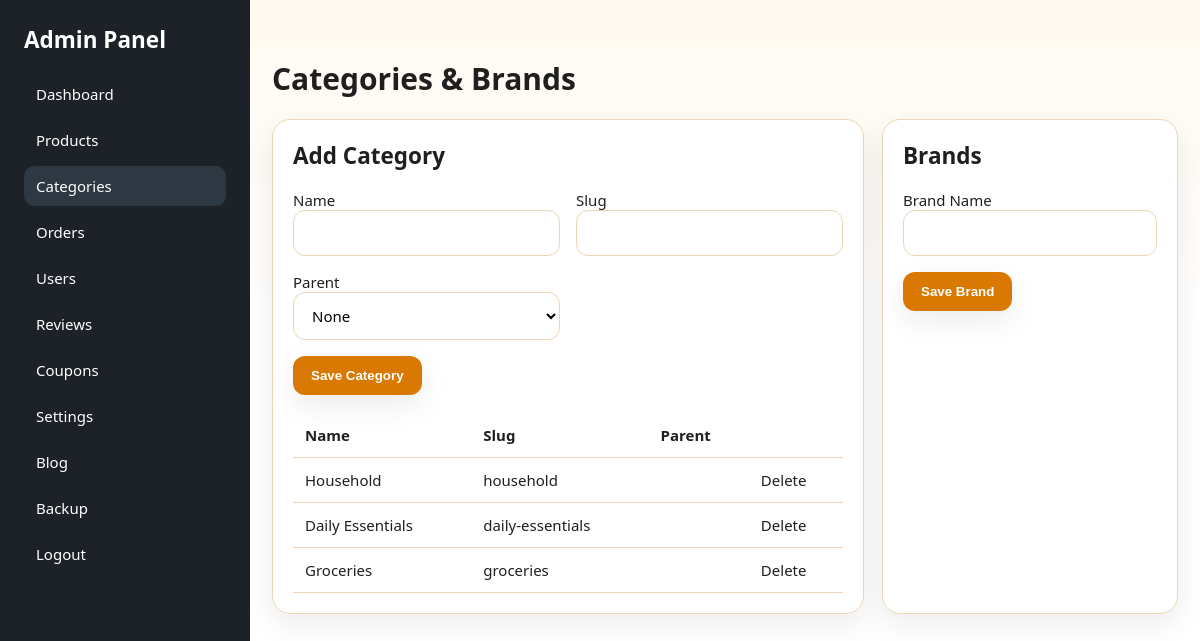
Screenshot of /admin/categories.php (signed in) with the database file from the repository.
### tables this page shows
CREATE TABLE IF NOT EXISTS categories (
    id INT AUTO_INCREMENT PRIMARY KEY,
    name VARCHAR(120) NOT NULL,
    slug VARCHAR(160) NOT NULL UNIQUE,
    parent_id INT NULL,
    created_at DATETIME NOT NULL DEFAULT CURRENT_TIMESTAMP
);

### includes/functions.php (called while the page is built, shortened)
<?php
function app_config(): array
{
    static $config;
    if ($config === null) {
        $configFile = __DIR__ . '/config.php';
        $config = require $configFile;
    }
    return $config;
}
function db(): PDO
{
    static $pdo;
    if ($pdo instanceof PDO) {
        return $pdo;
    }
    $config = app_config()['db'];
    $dsn = sprintf(
        'mysql:host=%s;port=%s;dbname=%s;charset=%s',
        $config['host'],
        $config['port'],
        $config['database'],
        $config['charset']
    );
    $pdo = new PDO($dsn, $config['username'], $config['password'], [
        PDO::ATTR_ERRMODE => PDO::ERRMODE_EXCEPTION,
        PDO::ATTR_DEFAULT_FETCH_MODE => PDO::FETCH_ASSOC,
        PDO::ATTR_EMULATE_PREPARES => false,
    ]);
    return $pdo;
}
function e(?string $value): string
{
    return htmlspecialchars((string) $value, ENT_QUOTES, 'UTF-8');
}

### admin/categories.php (the view, shortened to what this page needs)
<?php
require_once __DIR__ . '/common.php';
$categories = db()->query('SELECT c.*, p.name AS parent_name FROM categories c LEFT JOIN categories p ON p.id = c.parent_id ORDER BY c.id DESC')->fetchAll();
?>
<h1 style="margin-top:0">Categories & Brands</h1>
<div class="split">
    <section class="admin-card" style="padding:20px">
        <h2 style="margin-top:0">Add Category</h2>
        <form method="post"><div class="form-grid"><div><label>Name</label><input class="form-control" name="name" required></div><div><label>Slug</label><input class="form-control" name="slug"></div><div><label>Parent</label><select name="parent_id"><option value="">None</option></select></div></div><button class="btn" style="margin-top:16px" type="submit">Save Category</button></form>
        <table class="table" style="margin-top:18px"><tr><th>Name</th><th>Slug</th><th>Parent</th><th></th></tr><?php foreach ($categories as $category): ?><tr><td><?= e($category['name']) ?></td><td><?= e($category['slug']) ?></td><td><?= e($category['parent_name']) ?></td><td><a href="categories.php?delete=<?= (int) $category['id'] ?>">Delete</a></td></tr><?php endforeach; ?></table>
    </section>
    <aside class="admin-card" style="padding:20px">
        <h2 style="margin-top:0">Brands</h2>
        <form method="post"><label>Brand Name</label><input class="form-control" name="brand_name" required><button class="btn" style="margin-top:16px" type="submit">Save Brand</button></form>
    </aside>
</div>

### assets/css/style.css (style rules this page uses)
* { box-sizing:border-box }
body { margin:0;font-family:"Segoe UI",Tahoma,sans-serif;background:linear-gradient(180deg,#fff9f0 0%,#fff 320px);color:var(--text);font-size:15px }
a { text-decoration:none;color:inherit }
.search-form input,.form-control,textarea,select { width:100%;padding:12px 14px;border:1px solid var(--border);border-radius:12px;background:#fff;font:inherit }
.search-form button,.btn { border:none;background:var(--primary);color:#fff;padding:12px 18px;border-radius:12px;font-weight:700;cursor:pointer;box-shadow:var(--shadow) }
.card,.product-card,.admin-card { background:var(--surface);border:1px solid var(--border);border-radius:18px;box-shadow:var(--shadow) }
.form-grid { display:grid;grid-template-columns:repeat(2,minmax(0,1fr));gap:16px }
.table { width:100%;border-collapse:collapse }
.table th,.table td { padding:12px;border-bottom:1px solid var(--border);text-align:left;vertical-align:top }
.split { display:grid;grid-template-columns:2fr 1fr;gap:18px }

### rows the page displays
categories: name "Household", slug "household"
categories: name "Daily Essentials", slug "daily-essentials"
categories: name "Groceries", slug "groceries"

### other values shown
$label "Dashboard"
$label "Products"
$label "Categories"
$label "Orders"
$label "Users"
$label "Reviews"
$label "Coupons"
$label "Settings"
$label "Blog"
$label "Backup"
